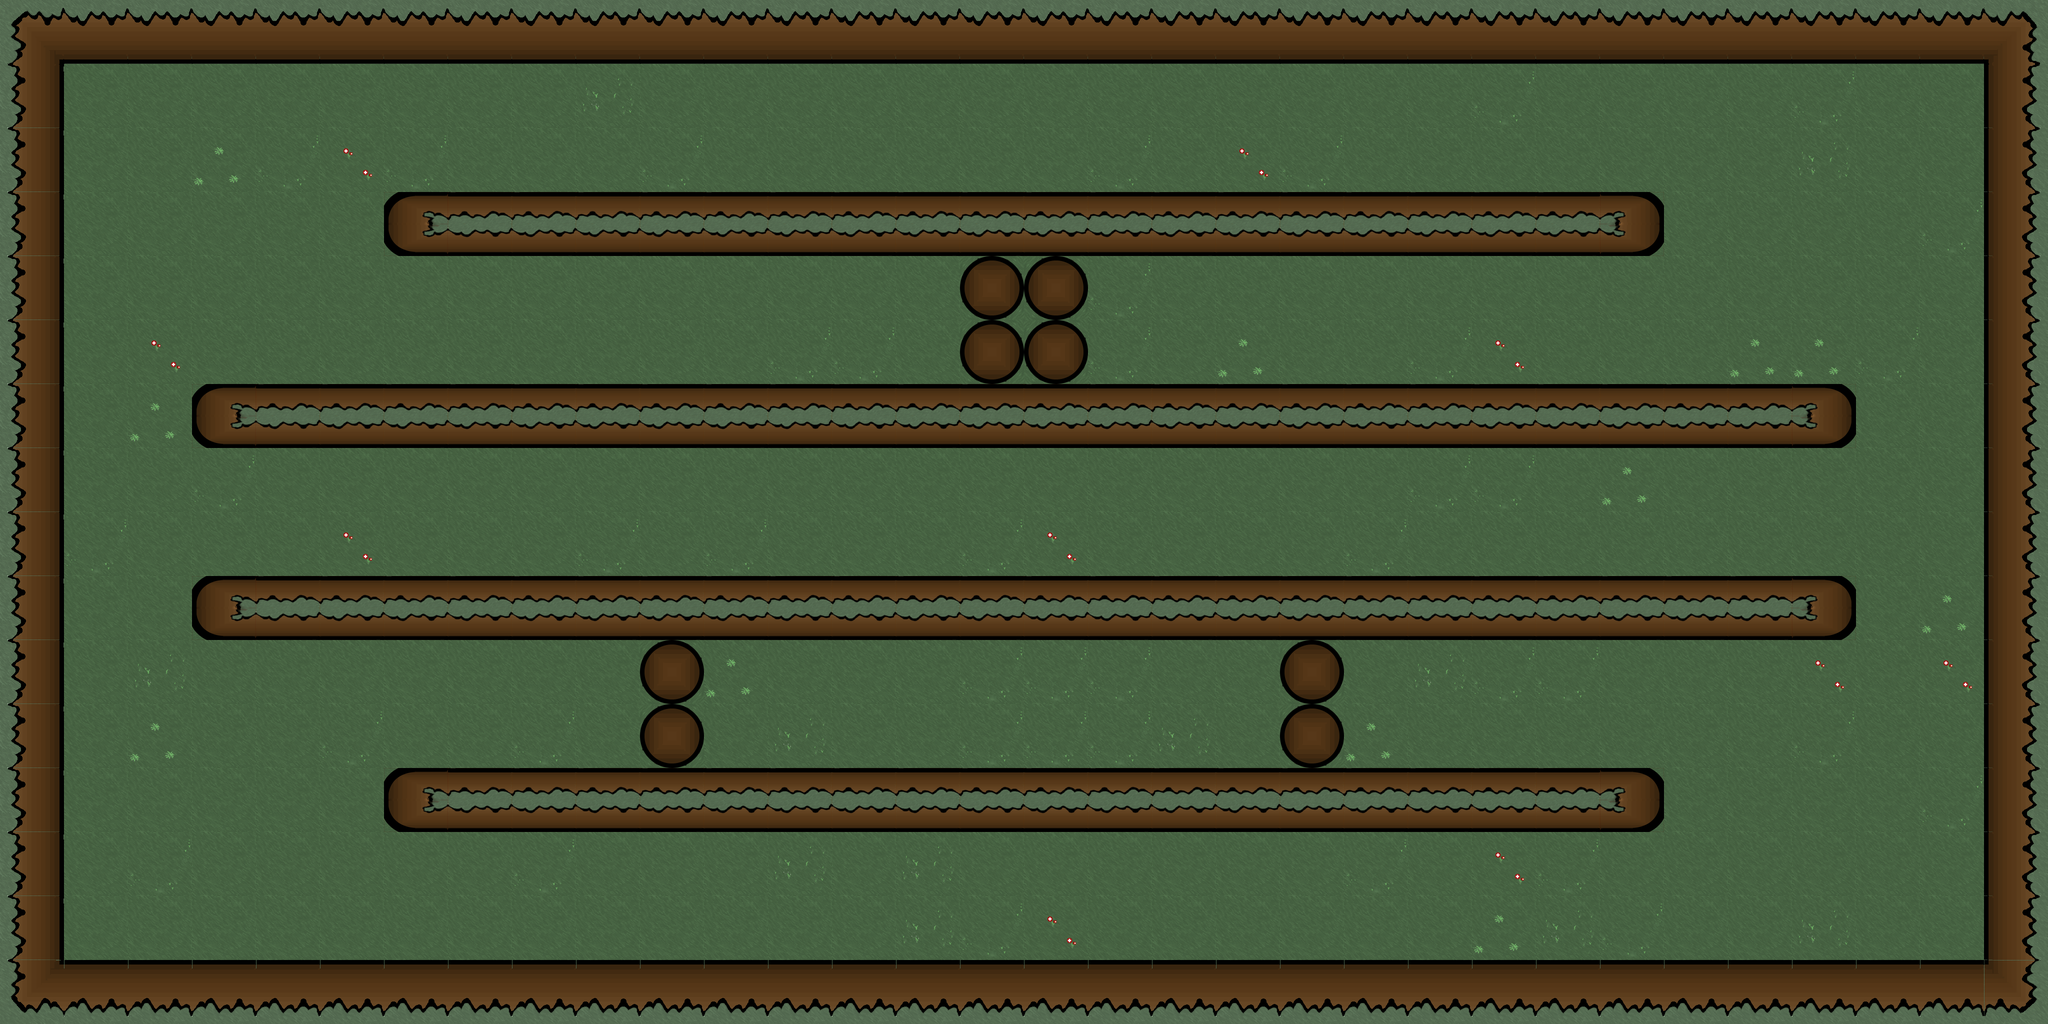

Tiled map render using the project's own tile images. Description and the whole map definition, tile-layer contents included, below:
An orthogonal 32x16 tile map with 128x128 px tiles, 1 tile layer (Capa de Patrones 1) and 10 objects (10x enemigo).

<map version="1.0" orientation="orthogonal" renderorder="right-down" width="32" height="16" tilewidth="128" tileheight="128" nextobjectid="100">
 <tileset firstgid="1" name="Tileset1" tilewidth="128" tileheight="128" tilecount="36" columns="4">
  <image source="../../Mapa/Tilesets/Tileset_zon1.png" width="512" height="1152" />
  <tile id="0" probability="0.5" />
  <tile id="1" probability="0.1" />
  <tile id="2" probability="0.1" />
  <tile id="3" probability="0.1" />
  <tile id="4" probability="0.6" />
  <tile id="5" probability="0.1" />
  <tile id="6" probability="0.025" />
  <tile id="7" probability="0.025" />
  <tile id="8" probability="0.025" />
  <tile id="9" probability="0.001" />
  <tile id="10" probability="0.002" />
  <tile id="11" probability="0.002" />
 </tileset>
 <layer name="Capa de Patrones 1" width="32" height="16">
  <data encoding="csv">
17,14,14,14,14,14,14,14,14,14,14,14,14,14,14,14,14,14,14,14,14,14,14,14,14,14,14,14,14,14,14,18,
13,5,5,5,5,5,5,5,5,9,5,5,5,5,5,5,5,5,5,5,5,5,5,6,5,5,5,5,6,5,5,15,
13,5,5,8,6,7,6,5,5,5,6,5,5,5,5,5,5,6,5,7,6,5,5,5,5,5,5,5,9,5,5,15,
13,5,5,5,5,5,25,34,34,34,34,34,34,34,34,34,34,34,34,34,34,34,34,34,34,27,5,5,5,5,6,15,
13,5,5,5,5,5,5,5,5,5,5,5,5,5,5,36,36,6,5,5,5,5,5,5,5,5,5,5,5,5,5,15,
13,5,7,5,5,5,5,5,5,5,5,5,6,6,5,36,36,6,5,8,5,5,6,7,5,5,5,8,8,6,5,15,
13,5,8,25,34,34,34,34,34,34,34,34,34,34,34,34,34,34,34,34,34,34,34,34,34,34,34,34,27,5,5,15,
13,5,5,6,5,5,5,5,5,5,5,5,5,5,5,5,5,5,5,5,5,5,6,6,5,8,5,5,5,5,5,15,
13,6,5,5,5,7,5,5,5,6,5,6,5,5,5,6,7,5,5,5,5,6,5,5,5,5,5,5,5,5,5,15,
13,5,5,25,34,34,34,34,34,34,34,34,34,34,34,34,34,34,34,34,34,34,34,34,34,34,34,34,27,5,8,15,
13,5,9,5,5,5,5,5,5,5,36,8,5,5,5,6,6,6,5,5,36,5,9,6,6,5,5,5,7,5,7,15,
13,5,8,5,5,6,5,5,6,5,36,5,9,5,5,6,6,6,9,5,36,8,5,5,5,5,5,5,6,5,5,15,
13,5,5,5,5,5,25,34,34,34,34,34,34,34,34,34,34,34,34,34,34,34,34,34,34,27,5,5,5,5,6,15,
13,5,6,5,5,5,5,5,6,5,5,5,9,5,9,5,5,5,5,5,5,6,5,7,6,5,5,5,5,5,5,15,
13,5,5,5,5,5,5,5,5,5,5,5,5,5,9,6,7,5,5,5,5,5,5,8,9,6,5,5,9,5,5,15,
20,16,16,16,16,16,16,16,16,16,16,16,16,16,16,16,16,16,16,16,16,16,16,16,16,16,16,16,16,16,16,19
</data>
 </layer>
 <objectgroup name="Enemigos">
  <object id="90" name="Sierra" type="enemigo" x="2232" y="560" width="152" height="152" />
  <object id="91" name="Sierra" type="enemigo" x="1712" y="560" width="152" height="152" />
  <object id="92" name="Sierra" type="enemigo" x="167.394" y="1359.39" width="152" height="152" />
  <object id="93" name="Sierra" type="enemigo" x="2760" y="1328" width="152" height="152" />
  <object id="94" name="TrampaElectrica" type="enemigo" x="1924" y="900" width="120" height="120" />
  <object id="95" name="TrampaElectrica" type="enemigo" x="2052" y="900" width="120" height="120" />
  <object id="96" name="TrampaElectrica" type="enemigo" x="2052" y="1028" width="120" height="120" />
  <object id="97" name="TrampaElectrica" type="enemigo" x="1924" y="1024" width="120" height="120" />
  <object id="98" name="Perseguidor" type="enemigo" x="2496" y="952" width="136" height="136" />
  <object id="99" name="Perseguidor" type="enemigo" x="1468" y="952" width="136" height="136" />
 </objectgroup>
</map>
